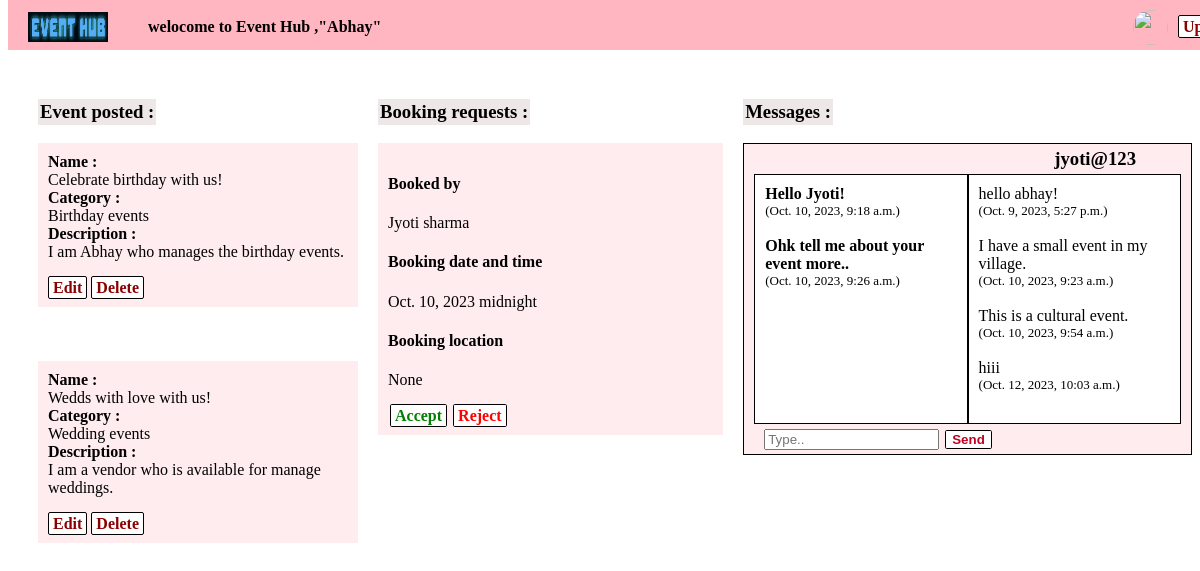
Page /home-E/ (signed in) on the committed database.
### EventPlanner/models.py (models this page shows, shortened)
class Event(models.Model):
    category = models.ForeignKey(Category,on_delete=models.CASCADE)
    event_planner = models.ForeignKey(User,on_delete=models.CASCADE,null=True)
    name = models.CharField(max_length=100)
    description = models.TextField(null=True,blank=True)

class Category(models.Model):
    name = models.CharField(max_length=100)
    def __str__(self):
        return self.name

### customer/models.py (models this page shows)
class Booking(models.Model):
    user = models.ForeignKey(User,on_delete=models.CASCADE,related_name='booking_user',null=False)
    venue = models.ForeignKey(Venue, on_delete=models.CASCADE,null=True)
    vendor = models.ForeignKey(User, on_delete=models.CASCADE,null=True)
    date = models.DateField(null=True)
    time = models.TimeField(null=True)
    location = models.CharField(max_length=150,null=True,blank=True)
    booking_accepted = models.BooleanField(null=True,blank=True)

class Messages(models.Model):
    sender = models.ForeignKey(User,on_delete=models.CASCADE,null=False,blank=False)
    receiver = models.ForeignKey(User,on_delete=models.CASCADE,null=False,blank=False,related_name = 'receiver')
    message = models.TextField(null=False,blank=False)
    created = models.DateTimeField(auto_now_add = True)

### EventPlanner/views.py (the view)
# urls.py: path('home-E/',views.home),
@login_required(login_url='/login/')
def home(request):
    if request.user.userprofile.user_type == 'is_event_planner':
        bookings = Booking.objects.filter(vendor = request.user)
        events = Event.objects.filter(event_planner = request.user)
        try:
            received_dict,sent_dict = Messages_display(request)
        except:
            received_dict = None
            sent_dict = None
        context = {'bookings':bookings,'received_dict':received_dict,'sent_dict':sent_dict,'MessageForm':MessageForm,'events':events}
        return render(request,'EventPlanner/home.html',context)

### EventPlanner/templates/EventPlanner/home.html (shortened to what this page needs)
{% load static %}
<link rel="stylesheet" href="{% static 'EventPlanner/css/navbar.css' %}">
<link rel="stylesheet" href="{% static 'EventPlanner/css/home.css' %}">
<div class="navbar-div">
{% include 'navbar.html' %}
</div>
<div class="home-div">
    <div class="outer-grid-div">
        <div class="event-div">
            <h3 style="background-color: rgb(237, 231, 231); width: fit-content; padding: 2px;">Event posted :</h3>
            {% for event in events reversed %}
        <div class="event-posted">
            <div><b>Name :</b></div>
            <div>{{event.name}}</div>
            <div><b>Category :</b></div>
            <div>{{event.category}}</div>
            <div><b>Description :</b></div>
            <div>{{event.description}}</div>
            <br>
            <a href="/edit-event/{{event.id}}/" class="edit">Edit</a>
            <a href="/delete-event/{{event.id}}/" class="delete">Delete</a>
        </div>
            <br><br><br>
            {% endfor %}
        </div>
        <div>
            <h3 style="background-color: rgb(237, 231, 231); width: fit-content; padding: 2px;">Booking requests :</h3>
            {% for booking in bookings %}
        <div class="requests">
            <div>
                <div>
                    <h4>Booked by</h4>
                </div>
                <div>{{booking.user.first_name}} {{booking.user.last_name}}</div>
                <div>
                    <h4>Booking date and time</h4>
                </div>
                <div>{{booking.date}} {{booking.time}}</div>
                <div>
                    <h4>Booking location</h4>
                </div>
                <div>{{booking.location}}</div>
            </div>
            {% if booking.booking_accepted is None %}
            <br>
            <a href="/accept-booking/{{booking.id}}/accepted/" class="accept">Accept</a>
            <a href="/accept-booking/{{booking.id}}/rejected/" class="reject">Reject</a>
            {% elif booking.booking_accepted is False %}
            <p class="rejected">Rejected</p>
            {% else %}
            <p class="accepted">Accepted</p>
            {% endif %}
        </div>
            {% endfor %}
        </div>
        <div>
                <h3 style="background-color: rgb(237, 231, 231); width: fit-content; padding: 2px;">Messages :</h3>
            {% for sender,messages in received_dict.items %}
        <div class="grid-div">
            <div class="messages">
                <div class="sender-messages">
                    {% for receiver,msgs in sent_dict.items %}
                    {% if receiver == sender %}
                    {% for msg in msgs %}
                    <div><b>{{msg.message}}</b></div>
                    <div style="font-size: small;">({{msg.created}})</div>
                    <br>
                    {% endfor %}
                    {% endif %}
                    {% endfor %}
                <br><br>
                </div>
                <div class="receiver-messages">
                    {% for message in messages %}
                    <div>{{message.message}}</div>
                    <div style="font-size: small;">({{message.created}})</div>
                    <br>
                    {% endfor %}
                </div>
            </div>
                <div class="message-div">
                    <h3 class="sender">{{sender}}</h3>
                    <form action="/create-message/" method="POST">
                        <input type="text" name="message" placeholder="Type.." class="search-bar">
                        <input type="submit" value="Send" class="send-button">
                    </form>
                </div>
            </div>
            {% endfor %}
        </div>
    </div>
</div>

### templates/navbar.html (shortened to what this page needs)
<!DOCTYPE html>
<html lang="en">
<head>
    {% load static %}
</head>
<body>
    <div class="navbar-container">
        {% if not request.user.is_authenticated %}
        <div class="unauth-navbar">
            <h5>
                <a href="/home-C/" class="unauth-logo unauth-logo-2">
                    <img src="{% static 'images/logo.png' %}" alt="" width="80" height="30" class="logo-image">
                </a>
                <a href="/login/" class="unauth-default-profile unauth-default-profile-2">
                    <img src="{% static 'images/No profile.jpeg' %}" alt=""  width="35" height="35" >
                </a>
            </h5>
                <a href="/sign-up-is_event_planner/" class="list-your-business list-your-business-2">List your business</a>
        </div>
        {% else %}
            {% if request.user.userprofile.user_type == 'is_event_planner' %}
                <div class="vendor-navbar">
                    <a href="/home-E/" class="logo logo-2">
                        <img src="{% static 'images/logo.png' %}" alt="" width="90" height="50" class="logo-image">
                    </a>
                    {% if request.user.is_authenticated %}
                    <span class="welcome-message welcome-message-2">welocome to Event Hub ,<b>"{{request.user.first_name}}"</b></span>
                    <div>
                        <a href="/create-event/" class="upload-event">Upload an Event</a>
                    </div>
                    {% endif %}
                    {% if request.user.userprofile.profile_picture %}
                    <a href="/profile/" class="profile-image profile-image-2">
                        <img src="{{request.user.userprofile.profile_picture.url}}" alt="" width="35" height="35" class="profile-pic">
                    </a>
                    {% else %}
                    <a href="/profile/" class="default-profile default-profile-2">
                        <img src="{% static 'images/No profile.jpeg' %}" alt="" width="40" height="40" class="profile">
                    </a>
                    {% endif %}
                </div>
            {% endif %}
        {% endif %}
    </div>
</body>
</html>

### staticfiles/EventPlanner/css/navbar.css (style rules this page uses)
.welcome-message { position: absolute; z-index: 2; left: 140px; top: 18px; font-weight: bold; color: black; }
.logo { position: absolute; left: 20px; top: 12px; z-index: 5; }
.logo-image { width: 80px; height: 30px; }
.customer-navbar,.vendor-navbar { position: fixed; background-color:lightpink; width: 100%; height: 50px; z-index: 10; top: 0; }
.profile-image { position: absolute; right: 40px; top: 10px; }
.profile-pic { border-radius: 50%; }
.upload-event { text-decoration: none; font-weight: bold; background-color: white; color:darkred; border: solid rgb(0, 0, 0); border-width: 1px; border-radius: 2px; padding: 2px 4px; position: relative; left: 1170px; top: 18px; }

### staticfiles/EventPlanner/css/home.css (style rules this page uses)
.home-div { margin-top: 80px; }
.grid-div { border: 1px solid #000; padding: 30px 10px 10px 10px; height: 270px; background-color: rgb(255, 236, 239); }
.outer-grid-div { display: grid; grid-template-columns: 0.8fr 1fr 1.3fr; column-gap: 20px; }
.event-div { margin-left: 30px; }
.event-posted { background-color: rgb(255, 236, 239); padding: 10px; width: 300px; word-wrap: break-word; }
.edit,.delete { text-decoration: none; font-weight: bold; background-color: white; color:darkred; border: solid rgb(0, 0, 0); border-width: 1px; border-radius: 2px; padding: 2px 4px; }
.upload-event { position: relative; left: 1170px; top: 18px; }
.requests { background-color: rgb(255, 236, 239); padding: 10px; }
.message-div { position: relative; bottom: 55px; left: 10px; }
.sender { position: relative; font-weight: 20px; left: 290px; bottom: 240px; color: black; width: fit-content; }
.messages { overflow-y: auto; height: 250px; display: grid; grid-template-columns: 1fr 1fr; }
.sender-messages,.receiver-messages { border: 1px black; padding: 10px 10px 0px 10px; border-style: solid; background-color: white; }
.search-bar { width: 175px; }
.send-button { text-decoration: none; border: 1px solid black; border-radius: 1.7px; color: rgb(194, 0, 32); font-weight: bold; margin-left: 2px; background-color: white; }
.accept,.reject { text-decoration: none; border: 1px solid black; border-radius: 1.7px; font-weight: bold; margin-left: 2px; background-color: white; padding: 2px 4px; }
.accept { color: green; }
.reject { color: red; }

### rows in the picture
Event: name "Celebrate birthday with us!", category "Birthday events", description "I am Abhay who manages the birthday events."
Event: name "Wedds with love with us!", category "Wedding events", description "I am a vendor who is available for manage weddings."
Booking: user.first_name "Jyoti", user.last_name "sharma", date "Oct. 10, 2023", time "midnight", location "None"
Messages: message "Hello Jyoti!", created "Oct. 10, 2023, 9:18 a.m."
Messages: message "Ohk tell me about your event more..", created "Oct. 10, 2023, 9:26 a.m."
Messages: message "hello abhay!", created "Oct. 9, 2023, 5:27 p.m."
Messages: message "I have a small event in my village.", created "Oct. 10, 2023, 9:23 a.m."
Messages: message "This is a cultural event.", created "Oct. 10, 2023, 9:54 a.m."
Messages: message "hiii", created "Oct. 12, 2023, 10:03 a.m."

### other values in the picture
{{ request.user.first_name }} "Abhay"
{{ sender }} "jyoti@123"
